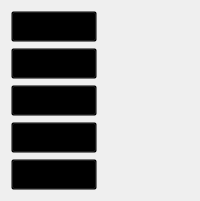
                <widget class="QWidget" name="tab_15">
                 <attribute name="title">
                  <string>월간토픽</string>
                 </attribute>
                 <layout class="QGridLayout" name="gridLayout_13">
                  <item row="0" column="1">
                   <widget class="QLabel" name="kc_Topic_Date1">
                    <property name="text">
                     <string/>
                    </property>
                    <property name="alignment">
                     <set>Qt::AlignBottom|Qt::AlignRight|Qt::AlignTrailing</set>
                    </property>
                   </widget>
                  </item>
                  <item row="0" column="0">
                   <widget class="QPushButton" name="kc_Topic_Title1">
                    <property name="font">
                     <font>
                      <family>나눔고딕</family>
                      <pointsize>12</pointsize>
                     </font>
                    </property>
                    <property name="styleSheet">
                     <string notr="true">text-align: left;
background: transparent;</string>
                    </property>
                    <property name="text">
                     <string/>
                    </property>
                   </widget>
                  </item>
                  <item row="2" column="0">
                   <widget class="QPushButton" name="kc_Topic_Title3">
                    <property name="font">
                     <font>
                      <family>나눔고딕</family>
                      <pointsize>12</pointsize>
                     </font>
                    </property>
                    <property name="styleSheet">
                     <string notr="true">text-align: left;
background: transparent;</string>
                    </property>
                    <property name="text">
                     <string>Loading...</string>
                    </property>
                   </widget>
                  </item>
                  <item row="3" column="0">
                   <widget class="QPushButton" name="kc_Topic_Title4">
                    <property name="font">
                     <font>
                      <family>나눔고딕</family>
                      <pointsize>12</pointsize>
                     </font>
                    </property>
                    <property name="styleSheet">
                     <string notr="true">text-align: left;
background: transparent;</string>
                    </property>
                    <property name="text">
                     <string/>
                    </property>
                   </widget>
                  </item>
                  <item row="1" column="0">
                   <widget class="QPushButton" name="kc_Topic_Title2">
                    <property name="font">
                     <font>
                      <family>나눔고딕</family>
                      <pointsize>12</pointsize>
                     </font>
                    </property>
                    <property name="styleSheet">
                     <string notr="true">text-align: left;
background: transparent;</string>
                    </property>
                    <property name="text">
                     <string/>
                    </property>
                   </widget>
                  </item>
                  <item row="4" column="0">
                   <widget class="QPushButton" name="kc_Topic_Title5">
                    <property name="font">
                     <font>
                      <family>나눔고딕</family>
                      <pointsize>12</pointsize>
                     </font>
                    </property>
                    <property name="styleSheet">
                     <string notr="true">text-align: left;
background: transparent;</string>
                    </property>
                    <property name="text">
                     <string/>
                    </property>
                   </widget>
                  </item>
                  <item row="1" column="1">
                   <widget class="QLabel" name="kc_Topic_Date2">
                    <property name="text">
                     <string/>
                    </property>
                    <property name="alignment">
                     <set>Qt::AlignBottom|Qt::AlignRight|Qt::AlignTrailing</set>
                    </property>
                   </widget>
                  </item>
                  <item row="2" column="1">
                   <widget class="QLabel" name="kc_Topic_Date3">
                    <property name="text">
                     <string/>
                    </property>
                    <property name="alignment">
                     <set>Qt::AlignBottom|Qt::AlignRight|Qt::AlignTrailing</set>
                    </property>
                   </widget>
                  </item>
                  <item row="3" column="1">
                   <widget class="QLabel" name="kc_Topic_Date4">
                    <property name="text">
                     <string/>
                    </property>
                    <property name="alignment">
                     <set>Qt::AlignBottom|Qt::AlignRight|Qt::AlignTrailing</set>
                    </property>
                   </widget>
                  </item>
                  <item row="4" column="1">
                   <widget class="QLabel" name="kc_Topic_Date5">
                    <property name="text">
                     <string/>
                    </property>
                    <property name="alignment">
                     <set>Qt::AlignBottom|Qt::AlignRight|Qt::AlignTrailing</set>
                    </property>
                   </widget>
                  </item>
                 </layout>
                </widget>
